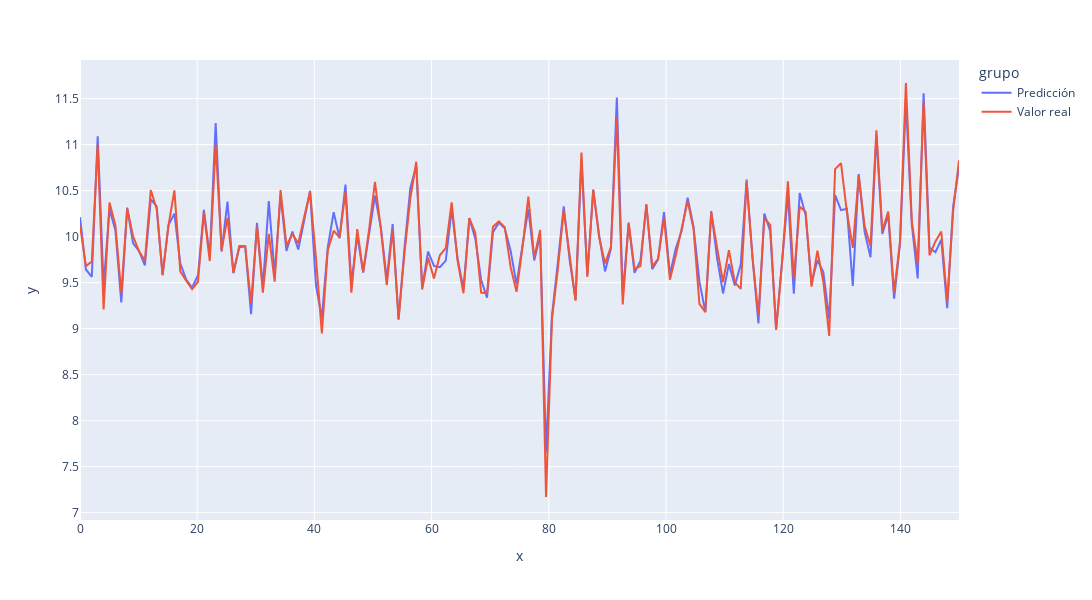

Notebook code cell kept with this figure:
### Code cell
fig =  px.line(df_comparando, x = 'x', y = 'y', color = 'grupo')

fig.update_layout(
    autosize=False,
    width=1200,
    height=600,
)

fig.show()

### Figure 1 — Plotly figure (JSON) as saved in the notebook; plotly's stock layout.template omitted (floating-point values rounded to 4 significant figures; data arrays with more than 128 entries replaced by an {"elided": "..."} marker saying what was removed)
{"data": [{"hovertemplate": "grupo=Predicción<br>x=%{x}<br>y=%{y}<extra></extra>", "legendgroup": "Predicción", "line": {"color": "#636efa", "dash": "solid"}, "marker": {"symbol": "circle"}, "mode": "lines", "name": "Predicción", "orientation": "v", "showlegend": true, "type": "scatter", "x": {"elided": "150 float values"}, "xaxis": "x", "y": {"elided": "150 float values"}, "yaxis": "y"}, {"hovertemplate": "grupo=Valor real<br>x=%{x}<br>y=%{y}<extra></extra>", "legendgroup": "Valor real", "line": {"color": "#EF553B", "dash": "solid"}, "marker": {"symbol": "circle"}, "mode": "lines", "name": "Valor real", "orientation": "v", "showlegend": true, "type": "scatter", "x": {"elided": "150 float values"}, "xaxis": "x", "y": {"elided": "150 float values"}, "yaxis": "y"}], "layout": {"autosize": false, "height": 600, "legend": {"title": {"text": "grupo"}, "tracegroupgap": 0}, "margin": {"t": 60}, "width": 1200, "xaxis": {"anchor": "y", "domain": [0, 1], "title": {"text": "x"}}, "yaxis": {"anchor": "x", "domain": [0, 1], "title": {"text": "y"}}}}
